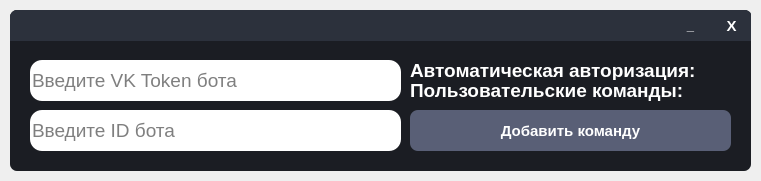
<?xml version="1.0" encoding="UTF-8"?>
<ui version="4.0">
 <class>Form</class>
 <widget class="QWidget" name="Form">
  <property name="geometry">
   <rect>
    <x>0</x>
    <y>0</y>
    <width>761</width>
    <height>181</height>
   </rect>
  </property>
  <property name="windowTitle">
   <string>Form</string>
  </property>
  <widget class="QFrame" name="Window">
   <property name="geometry">
    <rect>
     <x>10</x>
     <y>10</y>
     <width>741</width>
     <height>161</height>
    </rect>
   </property>
   <property name="styleSheet">
    <string notr="true">QFrame{
	border-radius: 7px;
	background-color: #1B1D23;
}</string>
   </property>
   <property name="frameShape">
    <enum>QFrame::StyledPanel</enum>
   </property>
   <property name="frameShadow">
    <enum>QFrame::Raised</enum>
   </property>
   <widget class="QFrame" name="WindowFrame">
    <property name="geometry">
     <rect>
      <x>0</x>
      <y>0</y>
      <width>741</width>
      <height>31</height>
     </rect>
    </property>
    <property name="styleSheet">
     <string notr="true">QFrame{
	border-bottom-left-radius: 0px;
	border-bottom-right-radius: 0px;
	background-color: #2C313C;
}</string>
    </property>
    <property name="frameShape">
     <enum>QFrame::StyledPanel</enum>
    </property>
    <property name="frameShadow">
     <enum>QFrame::Raised</enum>
    </property>
    <widget class="QPushButton" name="CloseWindowButton">
     <property name="geometry">
      <rect>
       <x>701</x>
       <y>0</y>
       <width>41</width>
       <height>31</height>
      </rect>
     </property>
     <property name="font">
      <font>
       <pointsize>11</pointsize>
       <weight>75</weight>
       <bold>true</bold>
      </font>
     </property>
     <property name="cursor">
      <cursorShape>PointingHandCursor</cursorShape>
     </property>
     <property name="styleSheet">
      <string notr="true">QPushButton{
	color: white;
	border: none;
	border-top-right-radius: 7px;
	background-color: #2C313C;
}

QPushButton:hover{
	background-color: #45494D;
}

QPushButton:pressed{
	color: #EA2F4E;
}</string>
     </property>
     <property name="text">
      <string>X</string>
     </property>
    </widget>
    <widget class="QPushButton" name="MinimizeWindowButton">
     <property name="geometry">
      <rect>
       <x>660</x>
       <y>0</y>
       <width>41</width>
       <height>31</height>
      </rect>
     </property>
     <property name="font">
      <font>
       <pointsize>10</pointsize>
       <weight>75</weight>
       <bold>true</bold>
      </font>
     </property>
     <property name="cursor">
      <cursorShape>PointingHandCursor</cursorShape>
     </property>
     <property name="styleSheet">
      <string notr="true">QPushButton{
	color: white;
	border: none;
	border-top-right-radius: 7px;
	background-color: #2C313C;
}

QPushButton:hover{
	background-color: #45494D;
}

QPushButton:pressed{
	color: #EA2F4E;
}</string>
     </property>
     <property name="text">
      <string>_</string>
     </property>
     <property name="default">
      <bool>false</bool>
     </property>
    </widget>
    <widget class="QPushButton" name="SaveBotSettingsButton">
     <property name="geometry">
      <rect>
       <x>629</x>
       <y>0</y>
       <width>31</width>
       <height>31</height>
      </rect>
     </property>
     <property name="font">
      <font>
       <pointsize>10</pointsize>
       <weight>75</weight>
       <bold>true</bold>
      </font>
     </property>
     <property name="cursor">
      <cursorShape>PointingHandCursor</cursorShape>
     </property>
     <property name="styleSheet">
      <string notr="true">QPushButton{
	border: none;
	border-top-right-radius: 7px;
	background-color: #2C313C;
}

QPushButton:hover{
	background-color: #45494D;
}</string>
     </property>
     <property name="text">
      <string/>
     </property>
     <property name="icon">
      <iconset>
       <normaloff>../../../Icons/SaveOff.png</normaloff>../../../Icons/SaveOff.png</iconset>
     </property>
     <property name="iconSize">
      <size>
       <width>25</width>
       <height>25</height>
      </size>
     </property>
    </widget>
   </widget>
   <widget class="QLineEdit" name="VKTokenLineEdit">
    <property name="geometry">
     <rect>
      <x>20</x>
      <y>50</y>
      <width>331</width>
      <height>41</height>
     </rect>
    </property>
    <property name="font">
     <font>
      <pointsize>14</pointsize>
     </font>
    </property>
    <property name="styleSheet">
     <string notr="true">QLineEdit{
	border-bottom-left-radius: 12px;
	border-top-left-radius: 12px;
}</string>
    </property>
    <property name="inputMethodHints">
     <set>Qt::ImhHiddenText|Qt::ImhNoAutoUppercase|Qt::ImhNoPredictiveText|Qt::ImhSensitiveData</set>
    </property>
    <property name="inputMask">
     <string/>
    </property>
    <property name="text">
     <string/>
    </property>
    <property name="frame">
     <bool>false</bool>
    </property>
    <property name="echoMode">
     <enum>QLineEdit::Password</enum>
    </property>
    <property name="placeholderText">
     <string>Введите VK Token бота</string>
    </property>
    <property name="cursorMoveStyle">
     <enum>Qt::LogicalMoveStyle</enum>
    </property>
   </widget>
   <widget class="QLineEdit" name="IDBotLineEdit">
    <property name="geometry">
     <rect>
      <x>20</x>
      <y>100</y>
      <width>371</width>
      <height>41</height>
     </rect>
    </property>
    <property name="font">
     <font>
      <pointsize>14</pointsize>
     </font>
    </property>
    <property name="styleSheet">
     <string notr="true">QLineEdit{
	border-radius: 12px;
}</string>
    </property>
    <property name="inputMask">
     <string/>
    </property>
    <property name="text">
     <string/>
    </property>
    <property name="frame">
     <bool>false</bool>
    </property>
    <property name="echoMode">
     <enum>QLineEdit::Normal</enum>
    </property>
    <property name="dragEnabled">
     <bool>false</bool>
    </property>
    <property name="readOnly">
     <bool>false</bool>
    </property>
    <property name="placeholderText">
     <string>Введите ID бота</string>
    </property>
   </widget>
   <widget class="QFrame" name="frame">
    <property name="geometry">
     <rect>
      <x>350</x>
      <y>50</y>
      <width>41</width>
      <height>41</height>
     </rect>
    </property>
    <property name="styleSheet">
     <string notr="true">QFrame{
	border-bottom-right-radius: 12px;
	border-top-right-radius: 12px;
	border-bottom-left-radius: 0px;
	border-top-left-radius: 0px;
	background-color: white;
}</string>
    </property>
    <property name="frameShape">
     <enum>QFrame::StyledPanel</enum>
    </property>
    <property name="frameShadow">
     <enum>QFrame::Raised</enum>
    </property>
    <widget class="QPushButton" name="ShowVKTokenButton">
     <property name="geometry">
      <rect>
       <x>0</x>
       <y>0</y>
       <width>41</width>
       <height>41</height>
      </rect>
     </property>
     <property name="styleSheet">
      <string notr="true">QPushButton{
	border: none;
}</string>
     </property>
     <property name="text">
      <string/>
     </property>
     <property name="icon">
      <iconset>
       <normaloff>../../../Icons/eyeOn.png</normaloff>../../../Icons/eyeOn.png</iconset>
     </property>
     <property name="iconSize">
      <size>
       <width>32</width>
       <height>32</height>
      </size>
     </property>
    </widget>
   </widget>
   <widget class="QLabel" name="label">
    <property name="geometry">
     <rect>
      <x>400</x>
      <y>50</y>
      <width>301</width>
      <height>21</height>
     </rect>
    </property>
    <property name="font">
     <font>
      <pointsize>14</pointsize>
      <weight>75</weight>
      <bold>true</bold>
     </font>
    </property>
    <property name="styleSheet">
     <string notr="true">QLabel{
	color: white;
}</string>
    </property>
    <property name="text">
     <string>Автоматическая авторизация:</string>
    </property>
   </widget>
   <widget class="QPushButton" name="AutomatiAuthorizatonButton">
    <property name="geometry">
     <rect>
      <x>702</x>
      <y>52</y>
      <width>20</width>
      <height>21</height>
     </rect>
    </property>
    <property name="cursor">
     <cursorShape>PointingHandCursor</cursorShape>
    </property>
    <property name="styleSheet">
     <string notr="true">QPushButton{
	border: none;
}</string>
    </property>
    <property name="text">
     <string/>
    </property>
    <property name="icon">
     <iconset>
      <normaloff>../../../Icons/Off.png</normaloff>../../../Icons/Off.png</iconset>
    </property>
    <property name="iconSize">
     <size>
      <width>16</width>
      <height>16</height>
     </size>
    </property>
   </widget>
   <widget class="QLabel" name="label_2">
    <property name="geometry">
     <rect>
      <x>400</x>
      <y>70</y>
      <width>291</width>
      <height>21</height>
     </rect>
    </property>
    <property name="font">
     <font>
      <pointsize>14</pointsize>
      <weight>75</weight>
      <bold>true</bold>
     </font>
    </property>
    <property name="styleSheet">
     <string notr="true">QLabel{
	color: white;
}</string>
    </property>
    <property name="text">
     <string>Пользовательские команды:</string>
    </property>
   </widget>
   <widget class="QPushButton" name="UserCommandsButton">
    <property name="geometry">
     <rect>
      <x>685</x>
      <y>73</y>
      <width>20</width>
      <height>21</height>
     </rect>
    </property>
    <property name="cursor">
     <cursorShape>PointingHandCursor</cursorShape>
    </property>
    <property name="styleSheet">
     <string notr="true">QPushButton{
	border: none;
}</string>
    </property>
    <property name="text">
     <string/>
    </property>
    <property name="icon">
     <iconset>
      <normaloff>../../../Icons/Off.png</normaloff>../../../Icons/Off.png</iconset>
    </property>
    <property name="iconSize">
     <size>
      <width>16</width>
      <height>16</height>
     </size>
    </property>
   </widget>
   <widget class="QPushButton" name="AddUserCommandButton">
    <property name="geometry">
     <rect>
      <x>400</x>
      <y>100</y>
      <width>321</width>
      <height>41</height>
     </rect>
    </property>
    <property name="font">
     <font>
      <pointsize>11</pointsize>
      <weight>75</weight>
      <bold>true</bold>
     </font>
    </property>
    <property name="cursor">
     <cursorShape>PointingHandCursor</cursorShape>
    </property>
    <property name="styleSheet">
     <string notr="true">QPushButton{
	color: white;
	border-radius: 8px;
	background-color: #595F76;
}

QPushButton:hover{
	background-color: #50566E;
}

QPushButton:pressed{
	background-color: #434965;
}</string>
    </property>
    <property name="text">
     <string>Добавить команду</string>
    </property>
   </widget>
  </widget>
 </widget>
 <resources/>
 <connections/>
</ui>
